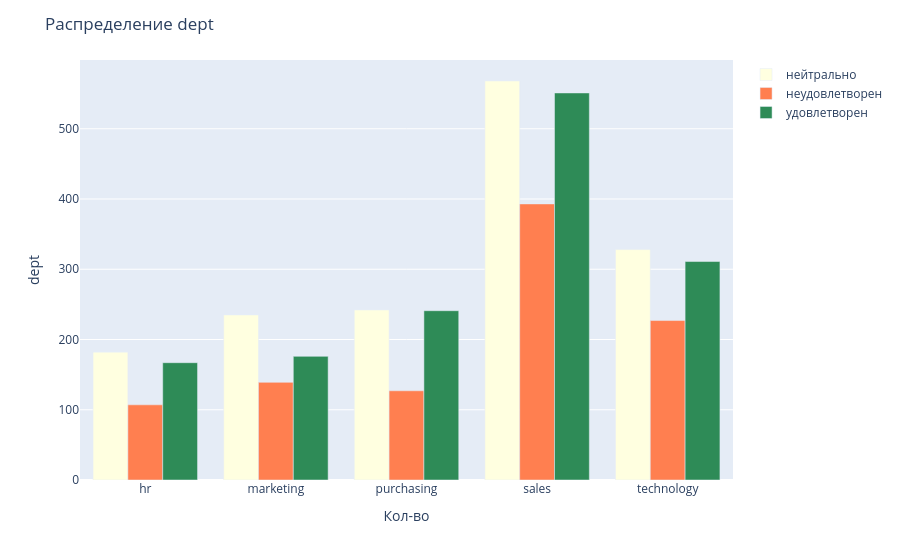
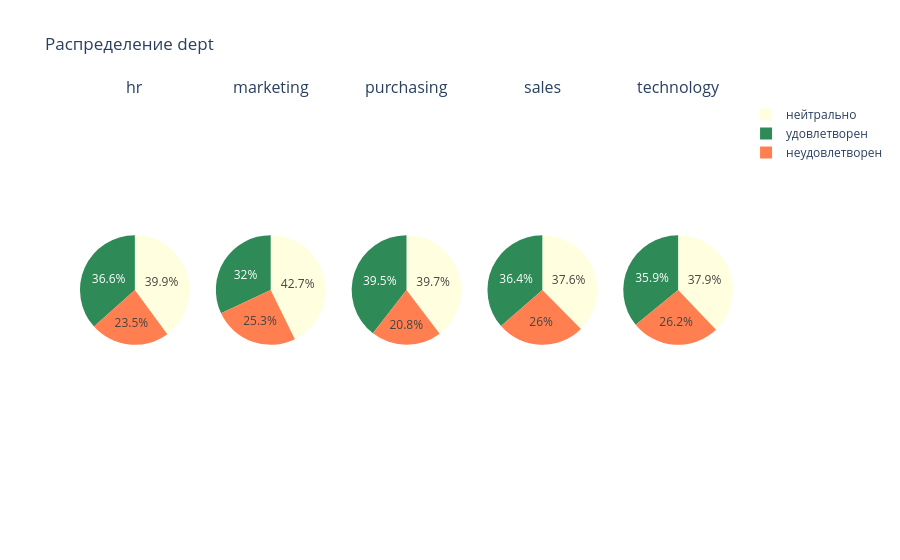
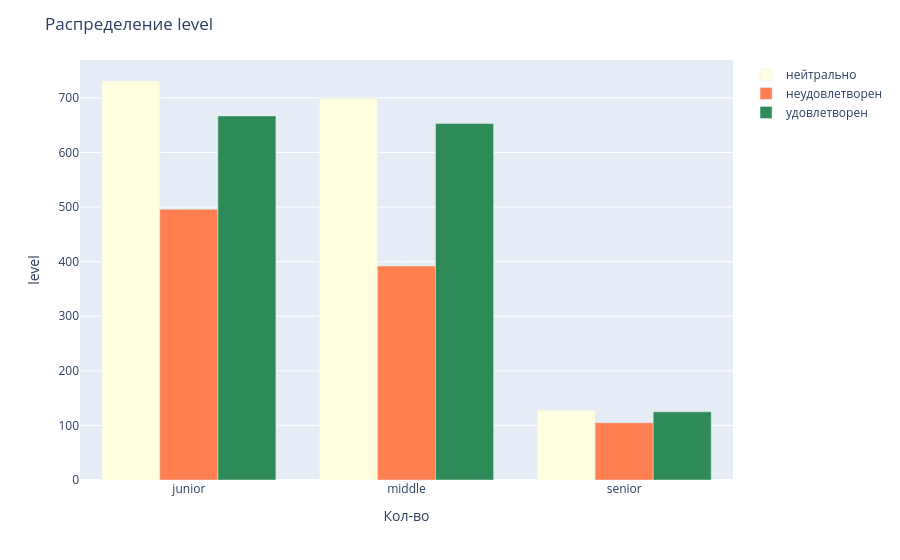
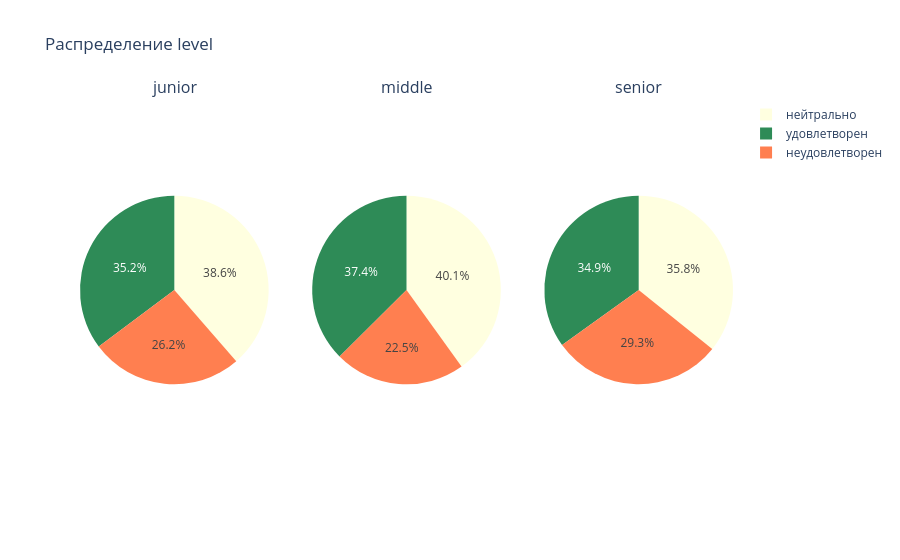

The code cell stored with these charts, in order, in its notebook:
### Markdown cell above
Построим диаграммы для категориальных признаков в разрезе целевого признака

### Code cell
for df_column_name in train_job_satisfaction_rate_df.select_dtypes(exclude="number").drop(columns=["job_satisfaction_cat"], axis=1).columns:
    train_job_satisfaction_rate_grouped_df = train_job_satisfaction_rate_df.groupby(by=["job_satisfaction_cat", df_column_name])['id'].count().reset_index()
    train_job_satisfaction_rate_grouped_df.rename(columns={'id': 'count'}, inplace=True)

    get_bar_pie(train_job_satisfaction_rate_grouped_df, df_column_name, "job_satisfaction_cat")

### Figure 1 — Plotly figure (JSON) as saved in the notebook; plotly's stock layout.template omitted (floating-point values rounded to 4 significant figures)
{"data": [{"alignmentgroup": "True", "hovertemplate": "job_satisfaction_cat=нейтрально<br>dept=%{x}<br>count=%{y}<extra></extra>", "legendgroup": "нейтрально", "marker": {"color": "lightyellow", "pattern": {"shape": ""}}, "name": "нейтрально", "offsetgroup": "нейтрально", "orientation": "v", "showlegend": true, "textposition": "auto", "type": "bar", "x": ["hr", "marketing", "purchasing", "sales", "technology"], "xaxis": "x", "y": [182, 235, 242, 568, 328], "yaxis": "y"}, {"alignmentgroup": "True", "hovertemplate": "job_satisfaction_cat=неудовлетворен<br>dept=%{x}<br>count=%{y}<extra></extra>", "legendgroup": "неудовлетворен", "marker": {"color": "Coral", "pattern": {"shape": ""}}, "name": "неудовлетворен", "offsetgroup": "неудовлетворен", "orientation": "v", "showlegend": true, "textposition": "auto", "type": "bar", "x": ["hr", "marketing", "purchasing", "sales", "technology"], "xaxis": "x", "y": [107, 139, 127, 393, 227], "yaxis": "y"}, {"alignmentgroup": "True", "hovertemplate": "job_satisfaction_cat=удовлетворен<br>dept=%{x}<br>count=%{y}<extra></extra>", "legendgroup": "удовлетворен", "marker": {"color": "SeaGreen", "pattern": {"shape": ""}}, "name": "удовлетворен", "offsetgroup": "удовлетворен", "orientation": "v", "showlegend": true, "textposition": "auto", "type": "bar", "x": ["hr", "marketing", "purchasing", "sales", "technology"], "xaxis": "x", "y": [167, 176, 241, 551, 311], "yaxis": "y"}], "layout": {"barmode": "group", "legend": {"title": {}, "tracegroupgap": 0}, "margin": {"t": 60}, "title": {"text": "Распределение dept"}, "xaxis": {"anchor": "y", "domain": [0, 1], "title": {"text": "Кол-во"}}, "yaxis": {"anchor": "x", "domain": [0, 1], "title": {"text": "dept"}}}}

### Figure 2 — Plotly figure (JSON) as saved in the notebook; plotly's stock layout.template omitted (floating-point values rounded to 4 significant figures)
{"data": [{"domain": {"x": [0, 0.168], "y": [0, 1]}, "labels": ["нейтрально", "неудовлетворен", "удовлетворен"], "marker": {"colors": ["lightyellow", "Coral", "SeaGreen"]}, "type": "pie", "values": [182, 107, 167]}, {"domain": {"x": [0.208, 0.376], "y": [0, 1]}, "labels": ["нейтрально", "неудовлетворен", "удовлетворен"], "marker": {"colors": ["lightyellow", "Coral", "SeaGreen"]}, "type": "pie", "values": [235, 139, 176]}, {"domain": {"x": [0.416, 0.584], "y": [0, 1]}, "labels": ["нейтрально", "неудовлетворен", "удовлетворен"], "marker": {"colors": ["lightyellow", "Coral", "SeaGreen"]}, "type": "pie", "values": [242, 127, 241]}, {"domain": {"x": [0.624, 0.792], "y": [0, 1]}, "labels": ["нейтрально", "неудовлетворен", "удовлетворен"], "marker": {"colors": ["lightyellow", "Coral", "SeaGreen"]}, "type": "pie", "values": [568, 393, 551]}, {"domain": {"x": [0.832, 1], "y": [0, 1]}, "labels": ["нейтрально", "неудовлетворен", "удовлетворен"], "marker": {"colors": ["lightyellow", "Coral", "SeaGreen"]}, "type": "pie", "values": [328, 227, 311]}], "layout": {"annotations": [{"font": {"size": 16}, "showarrow": false, "text": "hr", "x": 0.084, "xanchor": "center", "xref": "paper", "y": 1, "yanchor": "bottom", "yref": "paper"}, {"font": {"size": 16}, "showarrow": false, "text": "marketing", "x": 0.292, "xanchor": "center", "xref": "paper", "y": 1, "yanchor": "bottom", "yref": "paper"}, {"font": {"size": 16}, "showarrow": false, "text": "purchasing", "x": 0.5, "xanchor": "center", "xref": "paper", "y": 1, "yanchor": "bottom", "yref": "paper"}, {"font": {"size": 16}, "showarrow": false, "text": "sales", "x": 0.708, "xanchor": "center", "xref": "paper", "y": 1, "yanchor": "bottom", "yref": "paper"}, {"font": {"size": 16}, "showarrow": false, "text": "technology", "x": 0.916, "xanchor": "center", "xref": "paper", "y": 1, "yanchor": "bottom", "yref": "paper"}], "title": {"text": "Распределение dept"}}}

### Figure 3 — Plotly figure (JSON) as saved in the notebook; plotly's stock layout.template omitted (floating-point values rounded to 4 significant figures)
{"data": [{"alignmentgroup": "True", "hovertemplate": "job_satisfaction_cat=нейтрально<br>level=%{x}<br>count=%{y}<extra></extra>", "legendgroup": "нейтрально", "marker": {"color": "lightyellow", "pattern": {"shape": ""}}, "name": "нейтрально", "offsetgroup": "нейтрально", "orientation": "v", "showlegend": true, "textposition": "auto", "type": "bar", "x": ["junior", "middle", "senior"], "xaxis": "x", "y": [731, 699, 128], "yaxis": "y"}, {"alignmentgroup": "True", "hovertemplate": "job_satisfaction_cat=неудовлетворен<br>level=%{x}<br>count=%{y}<extra></extra>", "legendgroup": "неудовлетворен", "marker": {"color": "Coral", "pattern": {"shape": ""}}, "name": "неудовлетворен", "offsetgroup": "неудовлетворен", "orientation": "v", "showlegend": true, "textposition": "auto", "type": "bar", "x": ["junior", "middle", "senior"], "xaxis": "x", "y": [496, 392, 105], "yaxis": "y"}, {"alignmentgroup": "True", "hovertemplate": "job_satisfaction_cat=удовлетворен<br>level=%{x}<br>count=%{y}<extra></extra>", "legendgroup": "удовлетворен", "marker": {"color": "SeaGreen", "pattern": {"shape": ""}}, "name": "удовлетворен", "offsetgroup": "удовлетворен", "orientation": "v", "showlegend": true, "textposition": "auto", "type": "bar", "x": ["junior", "middle", "senior"], "xaxis": "x", "y": [667, 653, 125], "yaxis": "y"}], "layout": {"barmode": "group", "legend": {"title": {}, "tracegroupgap": 0}, "margin": {"t": 60}, "title": {"text": "Распределение level"}, "xaxis": {"anchor": "y", "domain": [0, 1], "title": {"text": "Кол-во"}}, "yaxis": {"anchor": "x", "domain": [0, 1], "title": {"text": "level"}}}}

### Figure 4 — Plotly figure (JSON) as saved in the notebook; plotly's stock layout.template omitted (floating-point values rounded to 4 significant figures)
{"data": [{"domain": {"x": [0, 0.2889], "y": [0, 1]}, "labels": ["нейтрально", "неудовлетворен", "удовлетворен"], "marker": {"colors": ["lightyellow", "Coral", "SeaGreen"]}, "type": "pie", "values": [731, 496, 667]}, {"domain": {"x": [0.3556, 0.6444], "y": [0, 1]}, "labels": ["нейтрально", "неудовлетворен", "удовлетворен"], "marker": {"colors": ["lightyellow", "Coral", "SeaGreen"]}, "type": "pie", "values": [699, 392, 653]}, {"domain": {"x": [0.7111, 1], "y": [0, 1]}, "labels": ["нейтрально", "неудовлетворен", "удовлетворен"], "marker": {"colors": ["lightyellow", "Coral", "SeaGreen"]}, "type": "pie", "values": [128, 105, 125]}], "layout": {"annotations": [{"font": {"size": 16}, "showarrow": false, "text": "junior", "x": 0.1444, "xanchor": "center", "xref": "paper", "y": 1, "yanchor": "bottom", "yref": "paper"}, {"font": {"size": 16}, "showarrow": false, "text": "middle", "x": 0.5, "xanchor": "center", "xref": "paper", "y": 1, "yanchor": "bottom", "yref": "paper"}, {"font": {"size": 16}, "showarrow": false, "text": "senior", "x": 0.8556, "xanchor": "center", "xref": "paper", "y": 1, "yanchor": "bottom", "yref": "paper"}], "title": {"text": "Распределение level"}}}
